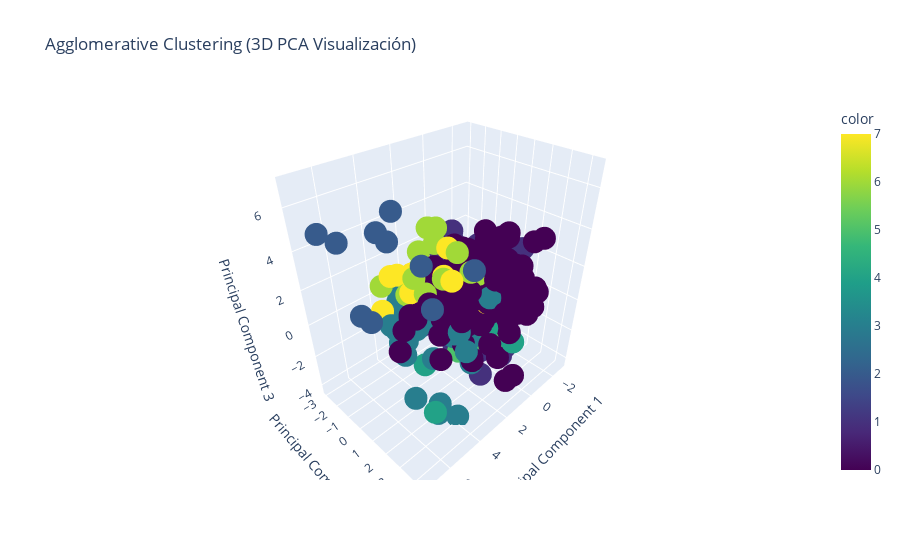

The cell this chart's notebook holds for it:
### Markdown cell above
Modelo con linkage = 'ward', 8 clusters

### Code cell
ac4_w = AgglomerativeClustering(n_clusters = 8, linkage='ward') 
labels4_w = ac4_w.fit_predict(X_principal)

# Visualización en 3D 
fig = px.scatter_3d(
    X_pca3, x='P1', y='P2', z='P3', 
    color=labels4_w, 
    title='Agglomerative Clustering (3D PCA Visualización)',
    labels={'P1': 'Principal Component 1', 'P2': 'Principal Component 2', 'P3': 'Principal Component 3'},
    color_continuous_scale='Viridis'
)
fig.show()

# Evaluación del Modelo
sil_score = silhouette_score(X_principal, labels4_w)
davies_bouldin = davies_bouldin_score(X_principal, labels4_w)
print(f'Silhouette Score: {sil_score}')
print(f'Davies-Bouldin Score: {davies_bouldin}')

### Figure 1 — Plotly figure (JSON) as saved in the notebook; plotly's stock layout.template omitted (floating-point values rounded to 4 significant figures; data arrays with more than 128 entries replaced by an {"elided": "..."} marker saying what was removed)
{"data": [{"hovertemplate": "Principal Component 1=%{x}<br>Principal Component 2=%{y}<br>Principal Component 3=%{z}<br>color=%{marker.color}<extra></extra>", "legendgroup": "", "marker": {"color": {"elided": "849 int values"}, "coloraxis": "coloraxis", "symbol": "circle"}, "mode": "markers", "name": "", "scene": "scene", "showlegend": false, "type": "scatter3d", "x": {"elided": "849 float values"}, "y": {"elided": "849 float values"}, "z": {"elided": "849 float values"}}], "layout": {"coloraxis": {"colorbar": {"title": {"text": "color"}}, "colorscale": [[0, "#440154"], [0.1111, "#482878"], [0.2222, "#3e4989"], [0.3333, "#31688e"], [0.4444, "#26828e"], [0.5556, "#1f9e89"], [0.6667, "#35b779"], [0.7778, "#6ece58"], [0.8889, "#b5de2b"], [1, "#fde725"]]}, "legend": {"tracegroupgap": 0}, "scene": {"domain": {"x": [0, 1], "y": [0, 1]}, "xaxis": {"title": {"text": "Principal Component 1"}}, "yaxis": {"title": {"text": "Principal Component 2"}}, "zaxis": {"title": {"text": "Principal Component 3"}}}, "title": {"text": "Agglomerative Clustering (3D PCA Visualización)"}}}
